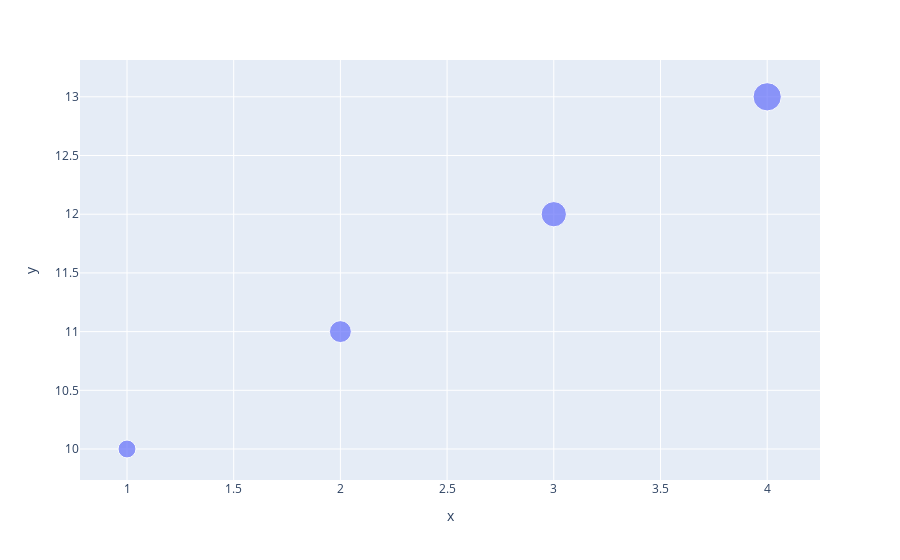

Source (notebook cell):
### Markdown cell above
# Simple Bubble Chart

### Code cell
# Create a simple bubble chart
fig = px.scatter(x=[1, 2, 3, 4], y=[10, 11, 12, 13], size=[40, 60, 80, 100])

fig.show()

### Figure 1 — Plotly figure (JSON) as saved in the notebook; plotly's stock layout.template omitted (floating-point values rounded to 4 significant figures)
{"data": [{"hovertemplate": "x=%{x}<br>y=%{y}<br>size=%{marker.size}<extra></extra>", "legendgroup": "", "marker": {"color": "#636efa", "size": [40, 60, 80, 100], "sizemode": "area", "sizeref": 0.25, "symbol": "circle"}, "mode": "markers", "name": "", "orientation": "v", "showlegend": false, "type": "scatter", "x": [1, 2, 3, 4], "xaxis": "x", "y": [10, 11, 12, 13], "yaxis": "y"}], "layout": {"legend": {"itemsizing": "constant", "tracegroupgap": 0}, "margin": {"t": 60}, "xaxis": {"anchor": "y", "domain": [0, 1], "title": {"text": "x"}}, "yaxis": {"anchor": "x", "domain": [0, 1], "title": {"text": "y"}}}}
